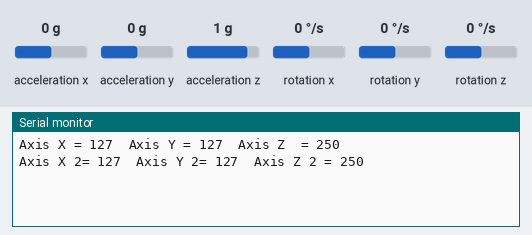
This sketch was run on a simulated Arduino Uno, built with avr-gcc and run on an emulated ATmega328P. On the bench: the last lines printed to the serial monitor. The inputs (shaded band) are chosen by the test bench; at power-on: acceleration x 0 g, acceleration y 0 g, acceleration z 1 g, rotation x 0 °/s, rotation y 0 °/s, rotation z 0 °/s.

Above: at 1.2 s.
1.3 s: acceleration x set to -1.4 g
At 1.9 s:
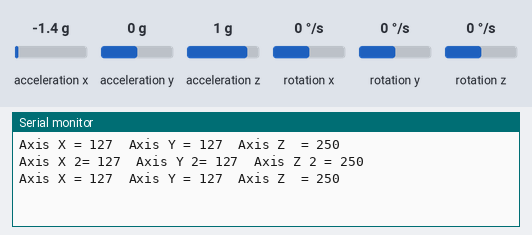
2.8 s: acceleration y set to -1.4 g
At 3.4 s:
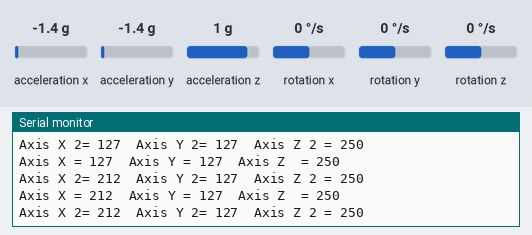
4.3 s: acceleration z set to -1.4 g
At 5.0 s:
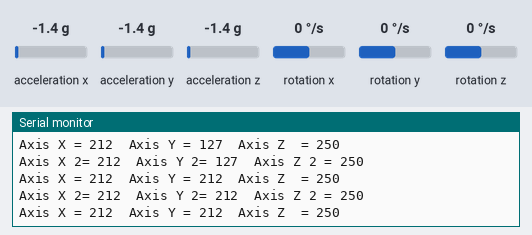
Timing chart, 0 to 7.3 s (numbered marks = the images above; inputs shaded):
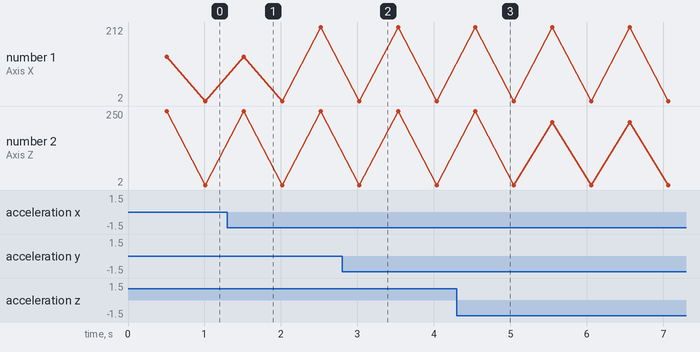

Measured:
- plotted number 1: 2 → 212 after the input at 1.3 s

The sketch:

motion_detection.ino
```cpp
#include "Wire.h"
#include "I2Cdev.h"
#include "MPU6050.h"

MPU6050 mpu;
int16_t ax, ay, az;
int16_t gx, gy, gz;

MPU6050 mpu2;
int16_t ax2, ay2, az2;
int16_t gx2, gy2, gz2;

struct MyData {
  byte X;
  byte Y;
  byte Z;
};

MyData data;

void setup()
{
  Serial.begin(9600);
  Wire.begin();
  mpu.initialize();
  mpu2.initialize();
  //pinMode(LED_BUILTIN, OUTPUT);
}

void loop()
{
  mpu.getMotion6(&ax, &ay, &az, &gx, &gy, &gz);
  data.X = map(ax, -17000, 17000, 0, 255 ); // X axis data
  data.Y = map(ay, -17000, 17000, 0, 255);
  data.Z = map(az, -17000, 17000, 0, 255);  // Y axis data
  delay(500);
  Serial.print("Axis X = ");
  Serial.print(data.X);
  Serial.print("  ");
  Serial.print("Axis Y = ");
  Serial.print(data.Y);
  Serial.print("  ");
  Serial.print("Axis Z  = ");
  Serial.println(data.Z);


  mpu2.getMotion6(&ax2, &ay2, &az2, &gx2, &gy2, &gz2);
  data.X = map(ax2, -17000, 17000, 0, 255 ); // X axis data
  data.Y = map(ay2, -17000, 17000, 0, 255);
  data.Z = map(az2, -17000, 17000, 0, 255);  // Y axis data
  delay(500);
  Serial.print("Axis X 2= ");
  Serial.print(data.X);
  Serial.print("  ");
  Serial.print("Axis Y 2= ");
  Serial.print(data.Y);
  Serial.print("  ");
  Serial.print("Axis Z 2 = ");
  Serial.println(data.Z);
}
```
